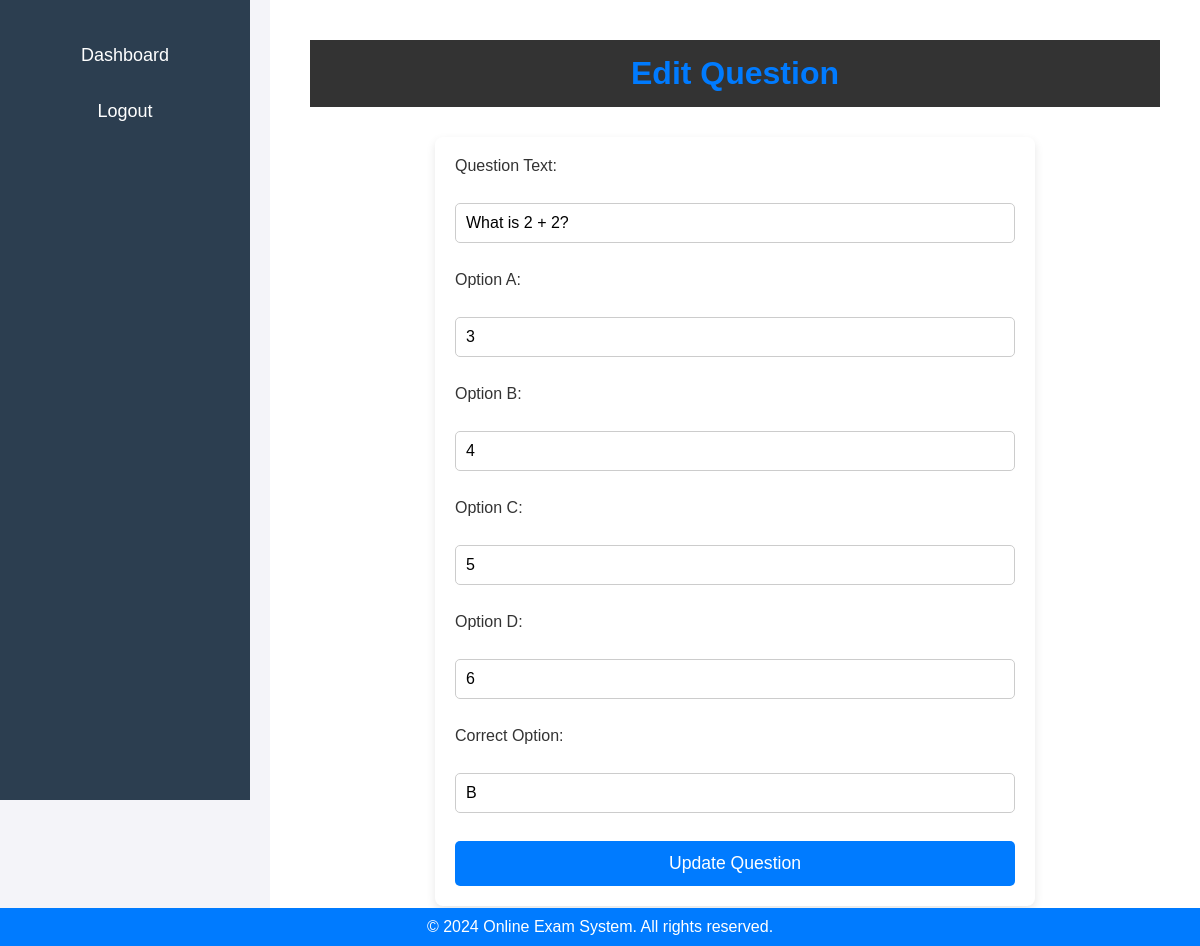
Screenshot of /admin/edit_question.php?question_id=1 (signed in) with the database file from the repository.
### tables this page shows
CREATE TABLE IF NOT EXISTS questions (
    question_id INT PRIMARY KEY AUTO_INCREMENT,
    question_text TEXT NOT NULL,
    option_a VARCHAR(255),
    option_b VARCHAR(255),
    option_c VARCHAR(255),
    option_d VARCHAR(255),
    correct_option CHAR(1) CHECK (correct_option IN ('A', 'B', 'C', 'D'))
);

### admin/edit_question.php (the view, shortened to what this page needs)
<?php
include '../db.php';
if (isset($_GET['question_id'])) {
    $question_id = $_GET['question_id'];
    $stmt = $conn->prepare("SELECT * FROM questions WHERE question_id = ?");
    $stmt->bind_param("i", $question_id);
    $stmt->execute();
    $result = $stmt->get_result();
    $question = $result->fetch_assoc();
} else {
    echo "Invalid question ID.";
    exit();
}
?>
<!DOCTYPE html>
<html lang="en">
<head>
    <link rel="stylesheet" href="../styles.css">
</head>
<body>
    <aside class="sidebar">
        <nav>
            <ul>
                <li><a href="../admin_dashboard.php">Dashboard</a></li>
                <li><a href="../logout.php">Logout</a></li>
            </ul>
        </nav>
    </aside>
    <main>
        <header>
            <h1>Edit Question</h1>
        </header>
        <section>
            <form method="POST" action="">
                <label for="question_text">Question Text:</label>
                <input type="text" name="question_text" id="question_text" value="<?php echo htmlspecialchars($question['question_text'], ENT_QUOTES, 'UTF-8'); ?>" required>
                <label for="option_a">Option A:</label>
                <input type="text" name="option_a" id="option_a" value="<?php echo htmlspecialchars($question['option_a'], ENT_QUOTES, 'UTF-8'); ?>" required>
                <label for="option_b">Option B:</label>
                <input type="text" name="option_b" id="option_b" value="<?php echo htmlspecialchars($question['option_b'], ENT_QUOTES, 'UTF-8'); ?>" required>
                <label for="option_c">Option C:</label>
                <input type="text" name="option_c" id="option_c" value="<?php echo htmlspecialchars($question['option_c'], ENT_QUOTES, 'UTF-8'); ?>" required>
                <label for="option_d">Option D:</label>
                <input type="text" name="option_d" id="option_d" value="<?php echo htmlspecialchars($question['option_d'], ENT_QUOTES, 'UTF-8'); ?>" required>
                <label for="correct_option">Correct Option:</label>
                <input type="text" name="correct_option" id="correct_option" value="<?php echo htmlspecialchars($question['correct_option'], ENT_QUOTES, 'UTF-8'); ?>" required>
                <button type="submit" name="update_question">Update Question</button>
            </form>
        </section>
    </main>
    <footer>
        <p>&copy; 2024 Online Exam System. All rights reserved.</p>
    </footer>
</body>
</html>

### styles.css (style rules this page uses)
* { margin: 0; padding: 0; box-sizing: border-box; }
body { font-family: Arial, sans-serif; background-color: #f4f4f4; color: #333; display: flex; flex-direction: column; min-height: 100vh; }
header { background-color: #333; color: #fff; padding: 15px 0; text-align: center; }
header h1 { font-size: 2em; }
.sidebar { width: 20%; background-color: #f9f9f9; padding: 20px; }
.sidebar ul { list-style: none; }
.sidebar ul li { margin: 10px 0; }
.sidebar ul li a { text-decoration: none; color: #333; font-size: 1.2em; }
form { display: flex; flex-direction: column; gap: 20px; }
input[type="text"], input[type="password"], select { padding: 10px; font-size: 1em; border: 1px solid #ccc; border-radius: 5px; }
button { padding: 10px; font-size: 1.1em; background-color: #007BFF; color: white; border: none; border-radius: 5px; cursor: pointer; }
footer { background-color: #333; color: #fff; padding: 15px 0; text-align: center; position: fixed; bottom: 0; left: 0; width: 100%; }

### admin/edit_question.php (style rules this page uses)
body { font-family: 'Arial', sans-serif; margin: 0; padding: 0; display: flex; min-height: 100vh; background-color: #f4f4f9; }
aside.sidebar { background-color: #2c3e50; width: 250px; height: 100vh; padding-top: 20px; position: fixed; }
aside.sidebar nav ul { list-style: none; padding: 0; margin: 0; }
aside.sidebar nav ul li { text-align: center; margin: 15px 0; }
aside.sidebar nav ul li a { color: white; font-size: 18px; text-decoration: none; display: block; padding: 10px 0; transition: background-color 0.3s; }
main { margin-left: 270px; padding: 40px; width: calc(100% - 270px); background-color: #fff; }
header { text-align: center; margin-bottom: 30px; }
header h1 { font-size: 2rem; color: #007bff; }
section { max-width: 600px; margin: 0 auto; background-color: #fff; border-radius: 8px; box-shadow: 0 4px 10px rgba(0, 0, 0, 0.1); padding: 20px; }
form input { width: 100%; padding: 12px; margin: 8px 0; border: 1px solid #ddd; border-radius: 5px; box-sizing: border-box; font-size: 1rem; }
form button { width: 100%; padding: 12px; background-color: #007bff; color: white; border: none; border-radius: 5px; font-size: 1.1rem; cursor: pointer; transition: background-color 0.3s; }
footer { text-align: center; margin-top: 40px; padding: 10px; background-color: #007bff; color: white; }

### rows the page displays
questions: question_text "What is 2 + 2?", option_a "3", option_b "4", option_c "5", option_d "6", correct_option "B"
